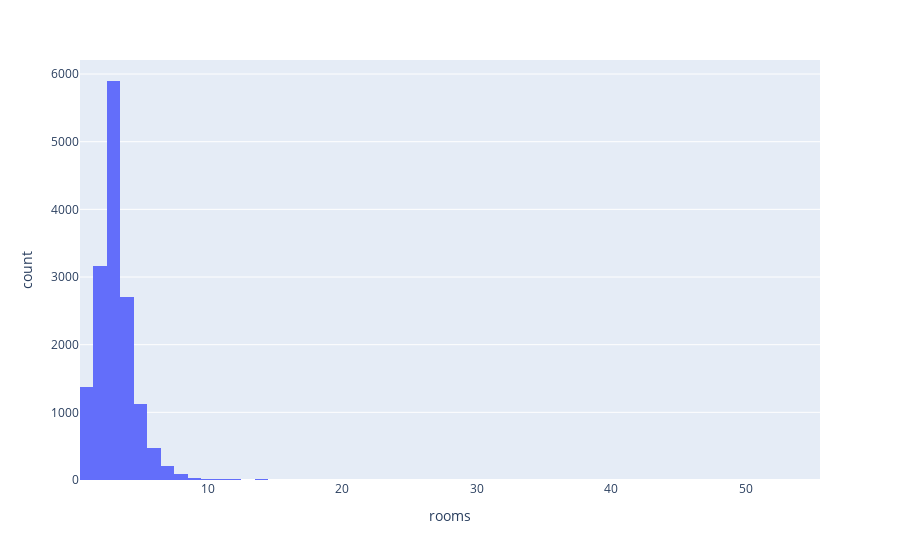

This figure's notebook cell:
### Code cell
# Distribución del número de habitaciones para encontrar outliers
fig = px.histogram(data_frame=df_, x='rooms')
fig.show()

### Figure 1 — Plotly figure (JSON) as saved in the notebook; plotly's stock layout.template omitted (floating-point values rounded to 4 significant figures; data arrays with more than 128 entries replaced by an {"elided": "..."} marker saying what was removed)
{"data": [{"alignmentgroup": "True", "bingroup": "x", "hovertemplate": "rooms=%{x}<br>count=%{y}<extra></extra>", "legendgroup": "", "marker": {"color": "#636efa", "pattern": {"shape": ""}}, "name": "", "offsetgroup": "", "orientation": "v", "showlegend": false, "type": "histogram", "x": {"elided": "15846 int values"}, "xaxis": "x", "yaxis": "y"}], "layout": {"barmode": "relative", "legend": {"tracegroupgap": 0}, "margin": {"t": 60}, "xaxis": {"anchor": "y", "domain": [0, 1], "title": {"text": "rooms"}}, "yaxis": {"anchor": "x", "domain": [0, 1], "title": {"text": "count"}}}}
